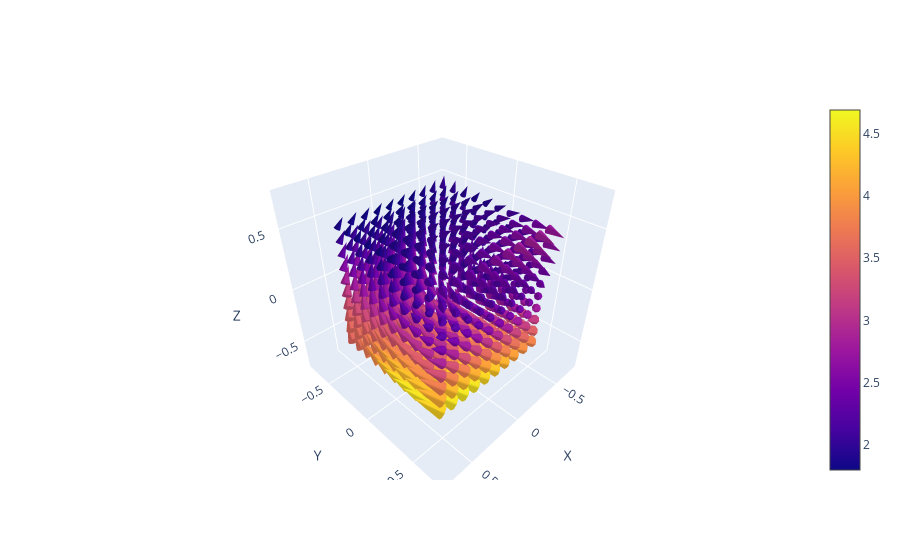

Source (notebook cell):
### Code cell
grid_x, grid_y, grid_z, U, V, W = sample_vector_field(grid_x=grid_x, grid_y=grid_y, grid_z=grid_z,
                                                      kernel_func = 'divergence_free_kernel')
plotter.plotter(grid_x, grid_y, grid_z, U, V, W)

### Figure 1 — Plotly figure (JSON) as saved in the notebook; plotly's stock layout.template omitted (floating-point values rounded to 4 significant figures; data arrays with more than 128 entries replaced by an {"elided": "..."} marker saying what was removed)
{"data": [{"anchor": "tail", "sizemode": "scaled", "sizeref": 2, "type": "cone", "u": {"elided": "1000 float values"}, "v": {"elided": "1000 float values"}, "w": {"elided": "1000 float values"}, "x": {"elided": "1000 float values"}, "y": {"elided": "1000 float values"}, "z": {"elided": "1000 float values"}}], "layout": {"scene": {"xaxis": {"title": {"text": "X"}}, "yaxis": {"title": {"text": "Y"}}, "zaxis": {"title": {"text": "Z"}}}}}
